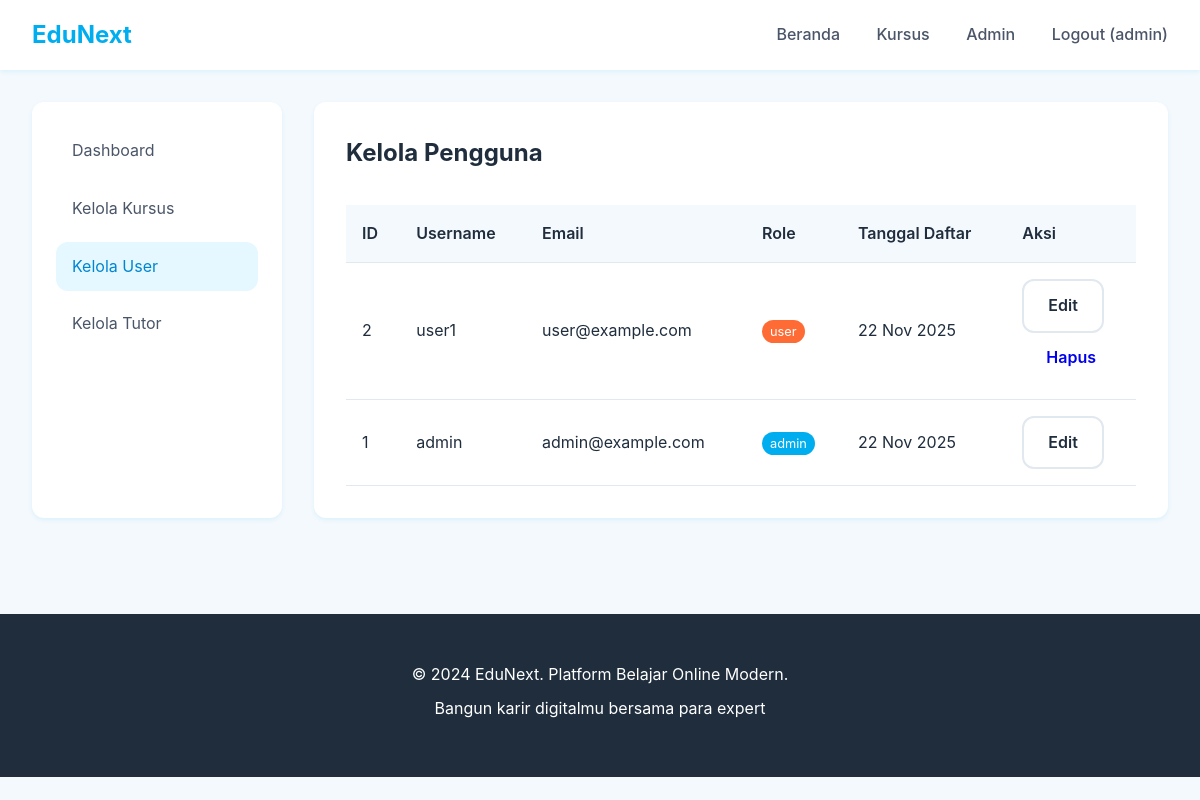
The app's page /index.php?page=admin_users (signed in) with its own data.
### tables this page shows
CREATE TABLE `users` (
  `id` INT PRIMARY KEY AUTO_INCREMENT,
  `username` VARCHAR(100) NOT NULL,
  `email` VARCHAR(255) UNIQUE NOT NULL,
  `password` VARCHAR(255) NOT NULL,
  `role` ENUM('admin','user') DEFAULT 'user',
  `created_at` TIMESTAMP DEFAULT CURRENT_TIMESTAMP
);

### index.php (called while the page is built, shortened)
<?php
$page = $_GET['page'] ?? 'home';
$pages = [
    'home' => 'views/home.php',
    'courses' => 'views/courses.php',
    'course_detail' => 'views/course_detail.php',
    'login' => 'views/login.php',
    'register' => 'views/register.php',
    'dashboard' => 'views/dashboard.php',
    'admin' => 'views/admin.php',
    'admin_users' => 'views/admin_users.php',
    'admin_courses' => 'views/admin_courses.php',
    'admin_tutors' => 'views/admin_tutors.php',
    'admin_course_form' => 'views/admin_course_form.php',
    'admin_user_form' => 'views/admin_user_form.php',
    'admin_tutor_form' => 'views/admin_tutor_form.php'
];
$page_file = $pages[$page] ?? 'views/404.php';
include 'views/partials/header.php';
include $page_file;
include 'views/partials/footer.php';
?>

### views/admin_users.php (the view, shortened to what this page needs)
<?php
$users = $conn->query("SELECT id, username, email, role, created_at FROM users ORDER BY id DESC");
?>
<div class="admin-panel">
    <div class="admin-grid">
        <div class="admin-sidebar">
            <nav>
                <a href="index.php?page=admin">Dashboard</a>
                <a href="index.php?page=admin_courses">Kelola Kursus</a>
                <a href="index.php?page=admin_users" class="active">Kelola User</a>
                <a href="index.php?page=admin_tutors">Kelola Tutor</a>
            </nav>
        </div>
        <div class="admin-content">
            <h2 style="margin-bottom: 2rem;">Kelola Pengguna</h2>
            <table class="data-table">
                <thead>
                    <tr>
                        <th>ID</th>
                        <th>Username</th>
                        <th>Email</th>
                        <th>Role</th>
                        <th>Tanggal Daftar</th>
                        <th width="15%">Aksi</th>
                    </tr>
                </thead>
                <tbody>
                    <?php if ($users->num_rows > 0): ?>
                        <?php while($user = $users->fetch_assoc()): ?>
                        <tr>
                            <td><?php echo $user['id']; ?></td>
                            <td><?php echo htmlspecialchars($user['username']); ?></td>
                            <td><?php echo htmlspecialchars($user['email']); ?></td>
                            <td>
                                <span style="background: <?php echo $user['role'] == 'admin' ? 'var(--primary)' : 'var(--secondary)'; ?>;
                                          color: white; padding: 4px 8px; border-radius: 12px; font-size: 0.8rem;">
                                    <?php echo htmlspecialchars($user['role']); ?>
                                </span>
                            </td>
                            <td><?php echo date('d M Y', strtotime($user['created_at'])); ?></td>
                            <td>
                                <a href="index.php?page=admin_user_form&id=<?php echo $user['id']; ?>" class="btn btn-secondary btn-sm">Edit</a>
                                <?php if ($user['id'] != $_SESSION['user_id']):  ?>
                                    <a href="index.php?page=admin_users&action=delete&id=<?php echo $user['id']; ?>"
                                       onclick="return confirm('Anda yakin ingin menghapus pengguna ini? Semua data pendaftaran kursus yang terkait juga akan dihapus.');"
                                       class="btn btn-danger btn-sm">Hapus</a>
                                <?php endif; ?>
                            </td>
                        </tr>
                        <?php endwhile; ?>
                    <?php else: ?>
                        <tr>
                            <td colspan="6" style="text-align: center;">Belum ada data pengguna.</td>
                        </tr>
                    <?php endif; ?>
                </tbody>
            </table>
        </div>
    </div>
</div>

### assets/css/style.css (style rules this page uses)
:root { --primary: #00AEEF; --primary-dark: #0086D1; --primary-light: #E5F7FF; --secondary: #FF6B35; --accent: #00D8A3; --text-dark: #1F2D3D; --text-light: #4A5568; --text-lighter: #718096; --bg-light: #F4F9FD; --bg-white: #FFFFFF; --border: #E2E8F0; --shadow-sm: 0 2px 4px rgba(0, 174, 239, 0.1); --shadow-md: 0 4px 12px rgba(0, 174, 239, 0.15); --shadow-lg: 0 8px 24px rgba(0, 174, 239, 0.2); --radius: 12px; --transition: all 0.3s ease; }
* { margin: 0; padding: 0; box-sizing: border-box; }
body { font-family: 'Inter', -apple-system, BlinkMacSystemFont, sans-serif; background-color: var(--bg-light); color: var(--text-dark); line-height: 1.6; }
.btn { display: inline-block; padding: 12px 24px; border-radius: var(--radius); text-decoration: none; font-weight: 600; border: none; cursor: pointer; transition: var(--transition); text-align: center; }
.btn-secondary { background: var(--bg-white); color: var(--text-dark); border: 2px solid var(--border); }
.admin-panel { padding: 2rem; max-width: 1200px; margin: 0 auto; }
.admin-grid { display: grid; grid-template-columns: 250px 1fr; gap: 2rem; }
.admin-sidebar { background: var(--bg-white); padding: 1.5rem; border-radius: var(--radius); box-shadow: var(--shadow-sm); }
.admin-sidebar nav { display: flex; flex-direction: column; gap: 0.5rem; }
.admin-sidebar a { padding: 12px 16px; border-radius: var(--radius); color: var(--text-light); text-decoration: none; transition: var(--transition); }
.admin-sidebar a:hover, .admin-sidebar a.active { background: var(--primary-light); color: var(--primary-dark); }
.admin-content { background: var(--bg-white); padding: 2rem; border-radius: var(--radius); box-shadow: var(--shadow-sm); }
.data-table { width: 100%; border-collapse: collapse; margin-top: 1rem; }
.data-table th, .data-table td { padding: 1rem; text-align: left; border-bottom: 1px solid var(--border); }
.data-table th { background: var(--bg-light); font-weight: 600; color: var(--text-dark); }

### records on screen
users: id "2", username "user1", email "user@example.com", role "user", created_at "22 Nov 2025"
users: id "1", username "admin", email "admin@example.com", role "admin", created_at "22 Nov 2025"

### other values on screen
$_SESSION['username'] "admin"
